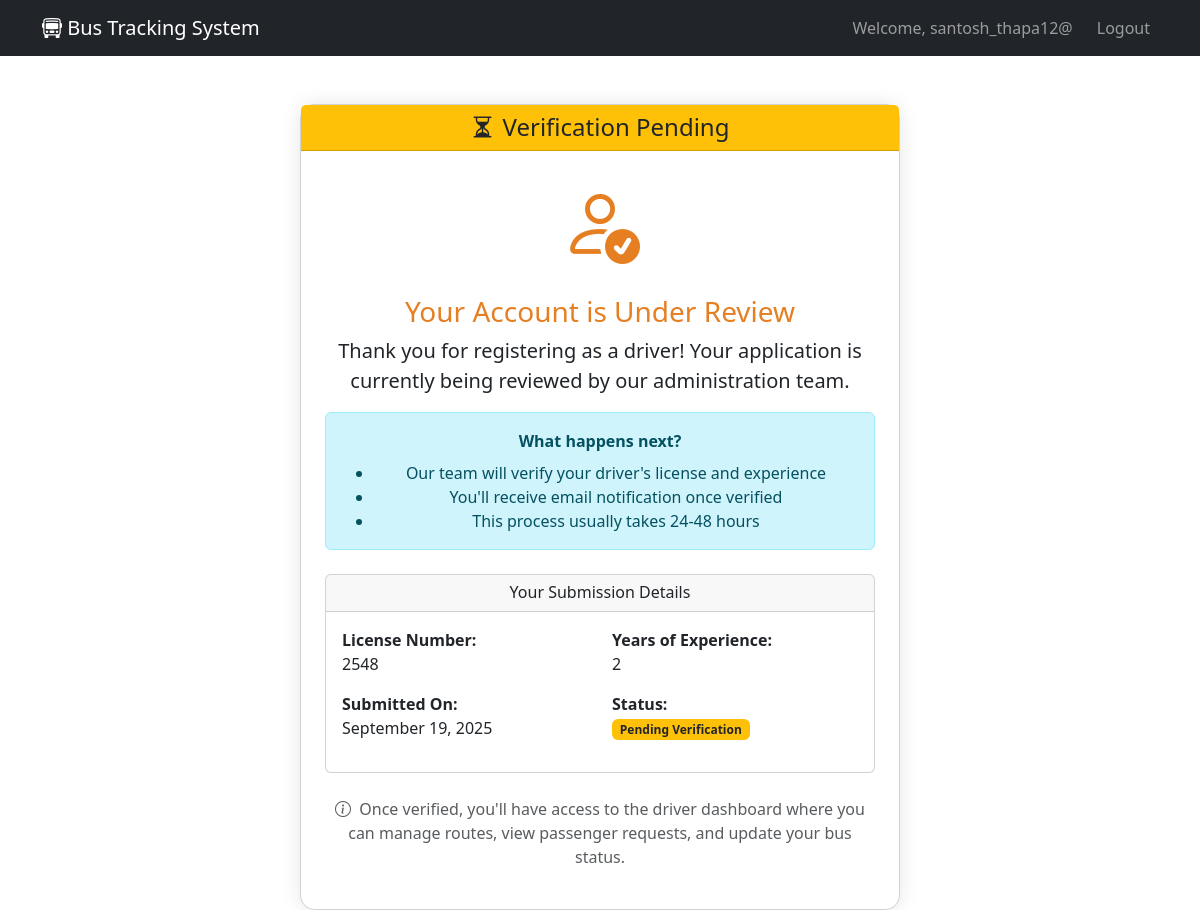
The app's page /driver-pending/ (signed in) with its own data.
### users/models.py (models this page shows, shortened)
class CustomUser(AbstractUser):
    USER_TYPES = (
        ('passenger', 'Passenger'),
        ('driver', 'Driver'),
        ('admin', 'Admin'),
    )
    user_type = models.CharField(max_length=10, choices=USER_TYPES, default='passenger')
    phone = models.CharField(max_length=15, blank=True)

class DriverProfile(models.Model):
    user = models.OneToOneField(CustomUser, on_delete=models.CASCADE)
    license_number = models.CharField(max_length=50)
    years_experience = models.IntegerField(default=0)
    is_verified = models.BooleanField(default=False)  # Add this field
    verification_date = models.DateTimeField(null=True, blank=True)

### users/views.py (the view)
# urls.py: path('driver-pending/', views.driver_pending, name='driver_pending'),
@login_required
def driver_pending(request):
    try:
        driver_profile = request.user.driverprofile
    except DriverProfile.DoesNotExist:
        driver_profile = DriverProfile.objects.create(
            user=request.user,
            license_number="Not provided",
            years_experience=0
        )
    return render(request, 'driver_first.html', {
        'driver_profile': driver_profile
    })

### templates/driver_first.html (shortened to what this page needs)
<!DOCTYPE html>
<html>
<head>
    <link href="https://cdn.jsdelivr.net/npm/bootstrap@5.3.0/dist/css/bootstrap.min.css" rel="stylesheet">
    <link rel="stylesheet" href="https://cdn.jsdelivr.net/npm/bootstrap-icons@1.10.0/font/bootstrap-icons.css">
</head>
<body>
    <nav class="navbar navbar-expand-lg navbar-dark bg-dark">
        <div class="container">
            <a class="navbar-brand" href="#">
                <i class="bi bi-bus-front"></i> Bus Tracking System
            </a>
            <div class="navbar-nav ms-auto">
                <span class="navbar-text me-3">Welcome, {{ user.username }}</span>
                <a class="nav-link" href="{% url 'home' %}">Logout</a>
            </div>
        </div>
    </nav>
    <div class="container mt-5">
        <div class="row justify-content-center">
            <div class="col-lg-8">
                <div class="card verification-card">
                    <div class="card-header bg-warning text-dark">
                        <h4 class="mb-0 text-center"><i class="bi bi-hourglass-split me-2"></i>Verification Pending</h4>
                    </div>
                    <div class="card-body p-4 text-center">
                        <div class="mb-4">
                            <i class="bi bi-person-check display-1 status-pending"></i>
                        </div>
                        <h3 class="status-pending">Your Account is Under Review</h3>
                        <p class="lead">Thank you for registering as a driver! Your application is currently being reviewed by our administration team.</p>
                        <div class="alert alert-info">
                            <strong>What happens next?</strong>
                            <ul class="mb-0 mt-2">
                                <li>Our team will verify your driver's license and experience</li>
                                <li>You'll receive email notification once verified</li>
                                <li>This process usually takes 24-48 hours</li>
                            </ul>
                        </div>
                        <div class="card mt-4">
                            <div class="card-header">
                                <h6 class="mb-0">Your Submission Details</h6>
                            </div>
                            <div class="card-body">
                                <div class="row text-start">
                                    <div class="col-md-6">
                                        <p><strong>License Number:</strong><br>{{ driver_profile.license_number }}</p>
                                    </div>
                                    <div class="col-md-6">
                                        <p><strong>Years of Experience:</strong><br>{{ driver_profile.years_experience }}</p>
                                    </div>
                                    <div class="col-md-6">
                                        <p><strong>Submitted On:</strong><br>{{ user.date_joined|date:"F j, Y" }}</p>
                                    </div>
                                    <div class="col-md-6">
                                        <p><strong>Status:</strong><br>
                                            <span class="badge bg-warning text-dark">Pending Verification</span>
                                        </p>
                                    </div>
                                </div>
                            </div>
                        </div>
                        <div class="mt-4">
                            <p class="text-muted">
                <i class="bi bi-info-circle me-1"></i>
                Once verified, you'll have access to the driver dashboard where you can manage routes,
                view passenger requests, and update your bus status.
                            </p>
                        </div>
                    </div>
                </div>
            </div>
        </div>
    </div>
</body>
</html>

### templates/driver_first.html (style rules this page uses)
.verification-card { max-width: 600px; margin: 0 auto; box-shadow: 0 0 20px rgba(0,0,0,0.1); border-radius: 15px; }
.status-pending { color: #e67e22; }

### records on screen
CustomUser: username "santosh_thapa12@", date_joined "September 19, 2025"
DriverProfile: license_number "2548", years_experience "2"
